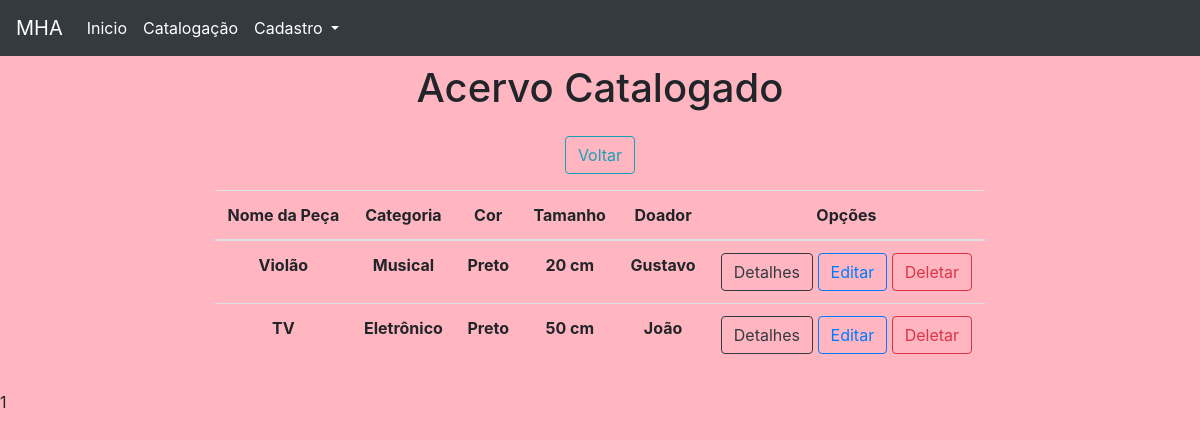
The page /catalogacao/catalogadas/ on the database as committed earlier.
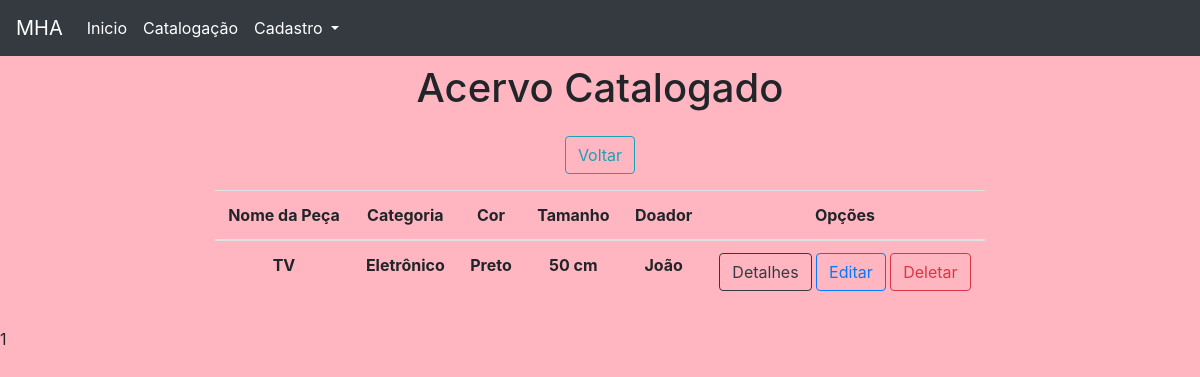
The same page on the database as committed later.
### cadastro/models.py (models this page shows, shortened)
class Peca(models.Model):
    nome_peca = models.CharField('Nome', max_length=100)
    categoria = models.CharField('Categoria', max_length=100)
    cor = models.CharField('Cor', max_length=100)
    tamanho = models.CharField('Tamanho', max_length=100)
    doador = models.CharField('Doador', max_length=100)

### cadastro/views.py (the view)
# urls.py: path('catalogacao/catalogadas/', views.catalogadas, name='catalogadas'),
def catalogadas(request):
    data = {}
    all = Peca.objects.all()
    paginator = Paginator(all, 10)
    pages = request.GET.get('page')
    data['db'] = paginator.get_page(pages)
    return render(request, 'catalogadas.html', data)

### cadastro/templates/catalogadas.html (shortened to what this page needs)
<!DOCTYPE html>
<html lang="en">
<head>
    <link rel="stylesheet" href="https://stackpath.bootstrapcdn.com/bootstrap/4.1.3/css/bootstrap.min.css">
</head>
<body>
<nav class="navbar navbar-expand-lg navbar-dark bg-dark">
  <a class="navbar-brand" href="#">MHA</a>
  <div class="collapse navbar-collapse" id="navbarNavDropdown">
    <ul class="navbar-nav">
      <li class="nav-item active">
        <a class="nav-link" href="/">Inicio</a>
      </li>
      <li class="nav-item active">
        <a class="nav-link" href="/catalogacao/">Catalogação</a>
      </li>
        <li class="nav-item dropdown active">
        <a class="nav-link dropdown-toggle" href="#" id="navbarDropdownMenuLink" data-toggle="dropdown" aria-haspopup="true" aria-expanded="false">
          Cadastro
        </a>
      </li>
    </ul>
  </div>
</nav>
    <div class="col-8 m-auto pt-2 pb-2 text-center">
        <h1>Acervo Catalogado</h1>
    </div>
    <div class="col-8 m-auto pt-2 pb-2 text-center">
        <a href="/catalogacao" class="btn btn-outline-info">Voltar</a>
    </div>
    <div class="col-8 m-auto pt-2 pb-2 text-center">
        <table class="table">
  <thead class="thead-outline-light">
    <tr>
        <th scope="col">Nome da Peça</th>
      <th scope="col">Categoria</th>
      <th scope="col">Cor</th>
        <th scope="col">Tamanho</th>
        <th scope="col">Doador</th>
        <th scope="col">Opções</th>
    </tr>
    </thead>
    <tbody>
    {% for dbs in db %}
        <tr>
            <th>{{dbs.nome_peca}}</th>
            <th>{{dbs.categoria}}</th>
            <th>{{dbs.cor}}</th>
            <th>{{dbs.tamanho}}</th>
            <th>{{dbs.doador}}</th>
            <td>
            <a href="/viewpeca/{{dbs.id}}/" class="btn btn-outline-dark">Detalhes</a>
            <a href="/editpeca/{{dbs.id}}/" class="btn btn-outline-primary">Editar</a>
            <a href="/deletepeca/{{dbs.id}}/" class="btn btn-outline-danger btnDel">Deletar</a>
        </td>
        </tr>
        {% endfor %}
            </tbody>
    </table>
    </div>
<div class="pagination">
        {{db.number}}
    </div>
    {% load static %}
</body>
</html>

Rows that differ between the two databases and show on the page:
removed Peca: nome_peca "Violão", categoria "Musical", cor "Preto", tamanho "20 cm", doador "Gustavo"
